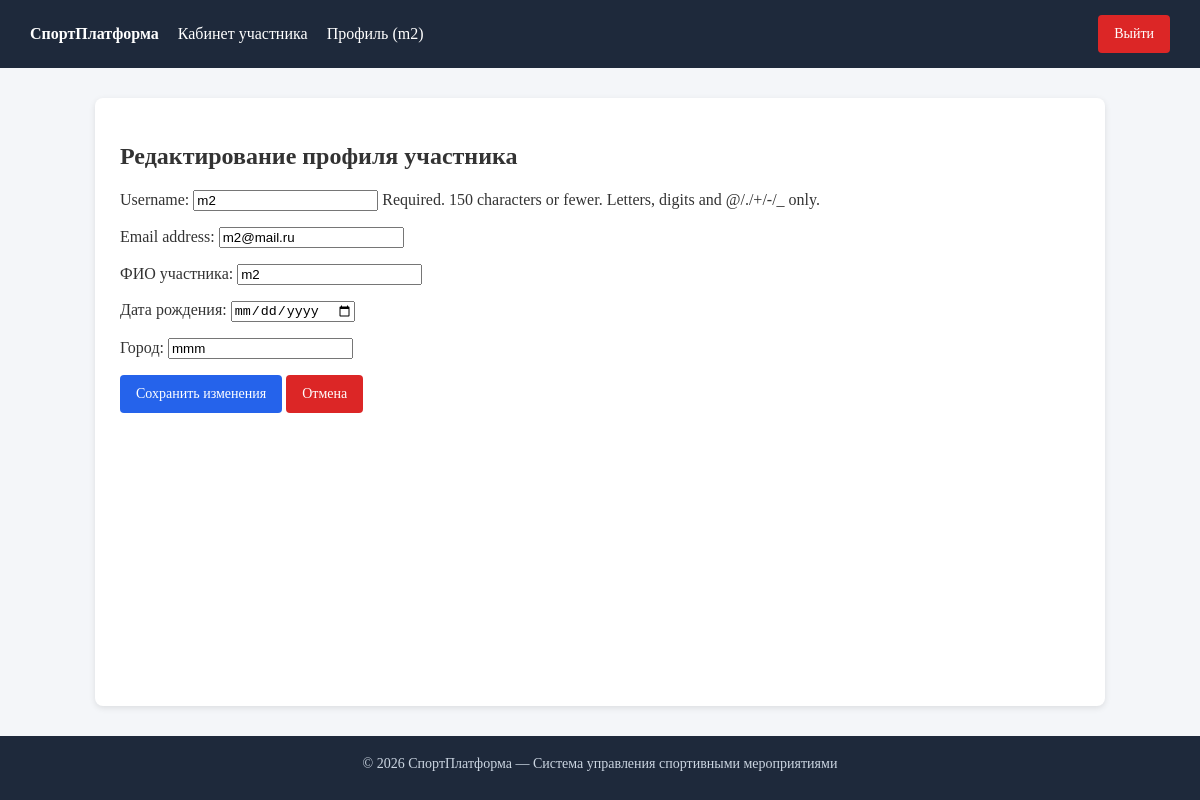
Screenshot of /accounts/profile/edit/ (signed in) with the database file from the repository.
### accounts_app/models.py (models this page shows, shortened)
class User(AbstractUser):
    class Role(models.TextChoices):
        ORGANIZER = "organizer", "Организатор"
        PARTICIPANT = "participant", "Участник"
    role = models.CharField(
        max_length=20,
        choices=Role.choices,
        default=Role.PARTICIPANT,
        verbose_name="Роль",
    )
    organizer = models.OneToOneField(
        "events_app.Organizer",
        on_delete=models.PROTECT,  # защищаем созданные мероприятия от удаления при удалении аккаунта
        null=True,
        blank=True,
        related_name="user_account",
        verbose_name="Карточка организатора",
    )
    participant = models.OneToOneField(
        "events_app.Participant",
        on_delete=models.PROTECT,  # защищаем историю участий и результатов от каскадного удаления
        null=True,
        blank=True,
        related_name="user_account",
        verbose_name="Карточка участника",
    )
    is_approved = models.BooleanField(
        default=False,
        verbose_name="Подтвержден администратором",
    )
    class Meta:
        verbose_name = "Пользователь"
        verbose_name_plural = "Пользователи"

### events_app/models.py (models this page shows, shortened)
class Participant(models.Model):
    full_name = models.CharField(max_length=200, verbose_name="ФИО участника")
    birth_date = models.DateField(null=True, blank=True, verbose_name="Дата рождения")
    city = models.CharField(max_length=100, blank=True, verbose_name="Город")
    class Meta:
        verbose_name = "Участник"
        verbose_name_plural = "Участники"

### accounts_app/views.py (the view)
# urls.py: path("profile/edit/", views.edit_profile, name="edit_profile"),
@login_required
def edit_profile(request):
    if request.user.role == User.Role.ORGANIZER:
        form_class = OrganizerProfileEditForm
    else:
        form_class = ParticipantProfileEditForm
    if request.method == "POST":
        form = form_class(request.POST, instance=request.user)
        if form.is_valid():
            form.save()
            return redirect("profile")
    else:
        form = form_class(instance=request.user)
    return render(request, "accounts_app/edit_profile.html", {"form": form})

### accounts_app/forms.py (shortened to what this page needs)
class ParticipantProfileEditForm(forms.ModelForm):
    full_name = forms.CharField(max_length=200, label="ФИО участника")
    birth_date = forms.DateField(
        required=False,
        label="Дата рождения",
        widget=forms.DateInput(attrs={"type": "date"}),
    )
    city = forms.CharField(max_length=100, required=False, label="Город")
    class Meta:
        model = User
        fields = ("username", "email")
    def __init__(self, *args, **kwargs):
        super().__init__(*args, **kwargs)
        if self.instance.participant:
            self.fields["full_name"].initial = self.instance.participant.full_name
            self.fields["birth_date"].initial = self.instance.participant.birth_date
            self.fields["city"].initial = self.instance.participant.city

### accounts_app/templates/accounts_app/edit_profile.html (shortened to what this page needs)
{% extends "base.html" %}
{% block content %}
    {% if user.role == 'organizer' %}
        <h2>Редактирование профиля организатора</h2>
    {% else %}
        <h2>Редактирование профиля участника</h2>
    {% endif %}
    <form method="post">
        {{ form.as_p }}
        <button type="submit" class="btn">Сохранить изменения</button>
        <a href="{% url 'profile' %}" class="btn btn-danger">Отмена</a>
    </form>
{% endblock %}

### templates/base.html (shortened to what this page needs)
{% load static %}
<!DOCTYPE html>
<html lang="ru">
<head>
    <link rel="stylesheet" href="{% static 'css/style.css' %}">
</head>
<body>
<header>
    <div>
        <a href="{% url 'home' %}"><strong>СпортПлатформа</strong></a>
        {% if user.is_authenticated %}
            {% if user.role == 'participant' %}
                <a href="{% url 'participant_cabinet' %}">Кабинет участника</a>
            {% elif user.role == 'organizer' %}
                <a href="{% url 'organizer_cabinet' %}">Кабинет организатора</a>
            {% endif %}
            <a href="{% url 'profile' %}">Профиль ({{ user.username }})</a>
        {% endif %}
    </div>
    <div>
        {% if user.is_authenticated %}
            <form action="{% url 'logout' %}" method="post" style="display:inline;">
                <button type="submit" class="btn btn-danger">Выйти</button>
            </form>
        {% else %}
            <a href="{% url 'login' %}">Вход</a>
            <a href="{% url 'register_participant' %}">Регистрация участника</a>
            <a href="{% url 'register_organizer' %}">Регистрация организатора</a>
        {% endif %}
    </div>
</header>
<div class="container">
    {% block content %}{% endblock %}
</div>
<footer>
        <p style="margin: 0 0 8px;">&copy; 2026 СпортПлатформа — Система управления спортивными мероприятиями</p>
</footer>
</body>
</html>

### static/css/style.css (style rules this page uses)
body { min-height: 100vh; display: flex; flex-direction: column; margin: 0; padding: 0; background: #f4f6f9; color: #333; }
header { background: #1e293b; color: #fff; padding: 15px 30px; display: flex; justify-content: space-between; align-items: center; }
header a { color: #fff; text-decoration: none; margin-right: 15px; }
.container { flex: 1 0 auto; width: min(960px, calc(100% - 50px)); margin: 30px auto; background: #fff; padding: 25px; border-radius: 8px; box-shadow: 0 2px 6px rgba(0,0,0,0.1); }
.btn { display: inline-flex; align-items: center; justify-content: center; box-sizing: border-box; height: 38px; padding: 0 16px; font-family: inherit; font-size: 14px; font-weight: 500; line-height: 1; background: #2563eb; color: #fff; text-decoration: none; border-radius: 4px; border: none; cursor: pointer; }
.btn-danger { background: #dc2626; }
footer { background: #1e293b; color: #cbd5e1; padding: 20px 30px; text-align: center; font-size: 14px; margin-top: auto; }

### rows the page displays
User: username "m2", email "m2@mail.ru"
Participant: full_name "m2", city "mmm"
